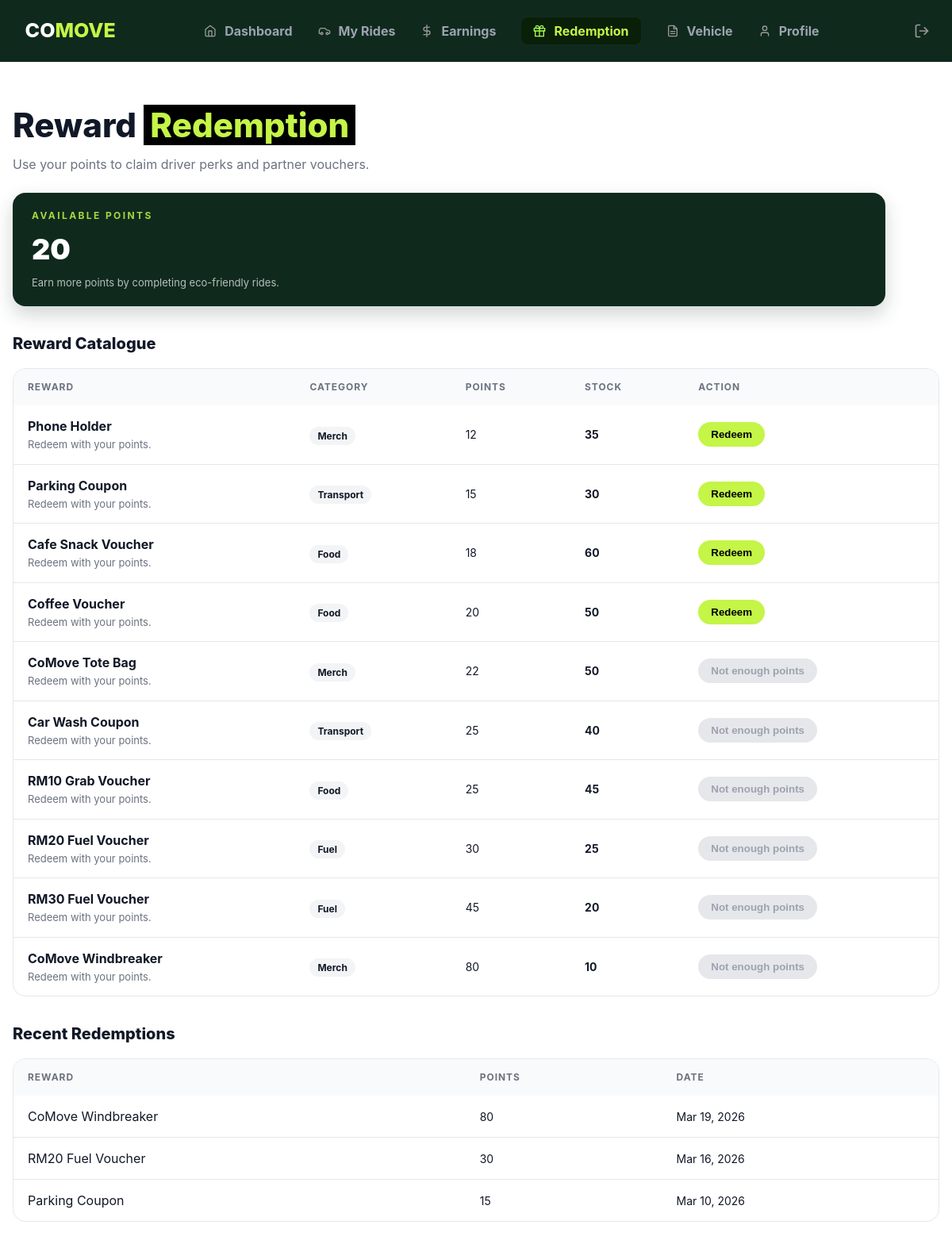
The app's page /src/roles/driver/redemption.php (signed in), older data.
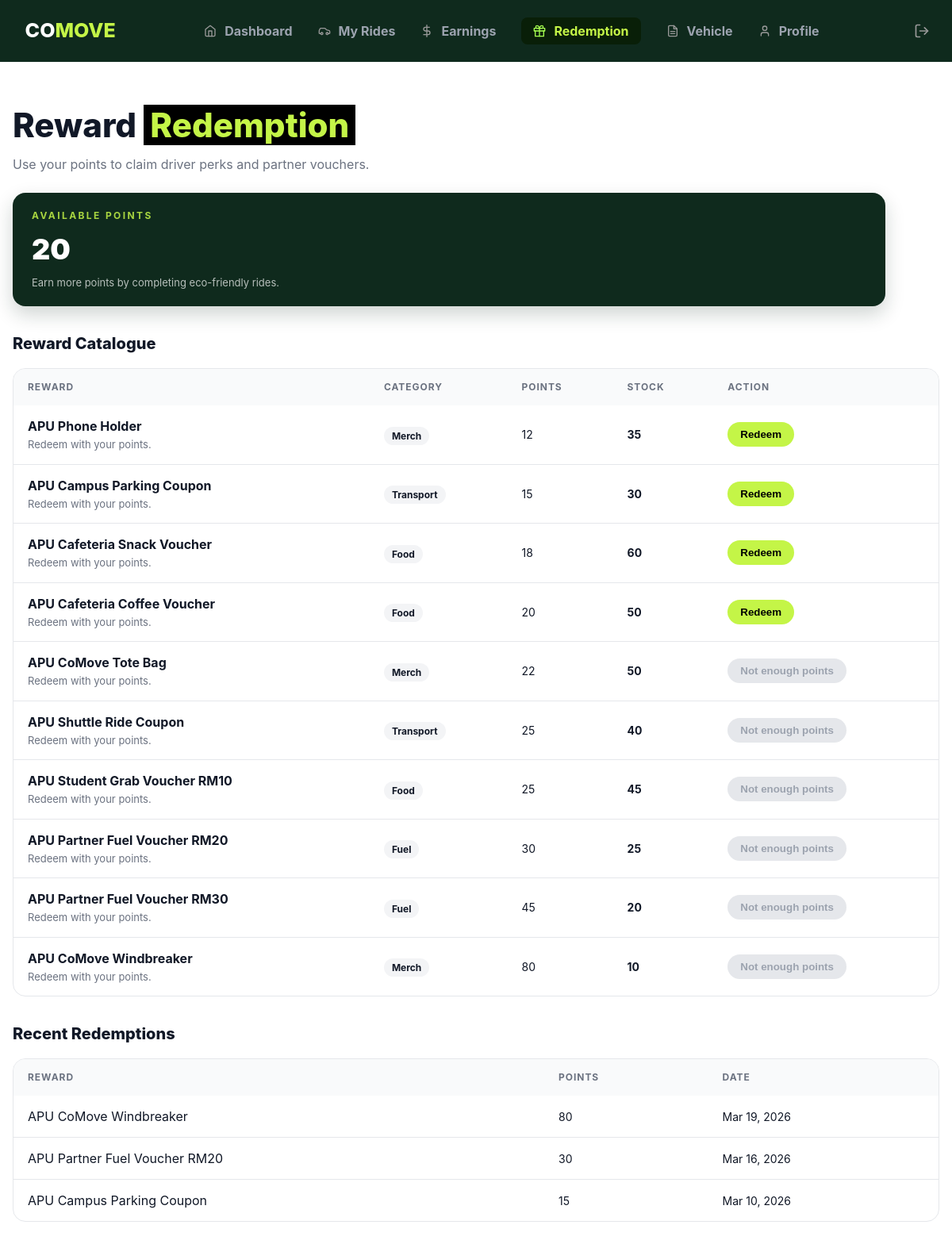
The same page, newer data.
### tables this page shows
CREATE TABLE REWARD (
    reward_id INT AUTO_INCREMENT PRIMARY KEY,
    reward_pic MEDIUMBLOB,
    reward_name NVARCHAR(50) NOT NULL,
    points_required INT NOT NULL,
    category VARCHAR(50) NOT NULL,
    stock INT NOT NULL DEFAULT 0
);

CREATE TABLE DRIVER_REDEMPTION (
    redemption_id INT AUTO_INCREMENT PRIMARY KEY,
    driver_id INT NOT NULL,
    reward_id INT NOT NULL,
    redeemed_at DATETIME NOT NULL DEFAULT CURRENT_TIMESTAMP,
    FOREIGN KEY (driver_id) REFERENCES DRIVER(driver_id),
    FOREIGN KEY (reward_id) REFERENCES REWARD(reward_id)
);

### src/roles/driver/redemption.php (the view, shortened to what this page needs)
<?php
include "../../config/conn.php";
$driverId = isset($_SESSION['user_id']) ? trim((string) $_SESSION['user_id']) : '';
$driverIdSafe = mysqli_real_escape_string($dbConn, $driverId);
function escapeHtml(string $value): string
{
    return htmlspecialchars($value, ENT_QUOTES, 'UTF-8');
}
$driverPoints = 0;
$pointsSql = "SELECT COALESCE(SUM(points_change), 0) AS total_points FROM DRIVER_GREEN_POINT_LOG WHERE driver_id = '" . $driverIdSafe . "'";
$pointsResult = mysqli_query($dbConn, $pointsSql);
if ($pointsResult && ($pointsRow = mysqli_fetch_array($pointsResult))) {
    $driverPoints = (int) ($pointsRow['total_points'] ?? 0);
}
$rewardRows = [];
$rewardSql = "SELECT reward_id, reward_name, points_required, category, stock FROM REWARD WHERE stock > 0 ORDER BY points_required ASC, reward_name ASC";
$rewardResult = mysqli_query($dbConn, $rewardSql);
if ($rewardResult) {
    while ($row = mysqli_fetch_array($rewardResult)) {
        $rewardRows[] = $row;
    }
}
$historyRows = [];
$historySql = "SELECT r.reward_name, r.points_required, dr.redeemed_at
               FROM DRIVER_REDEMPTION dr
               JOIN REWARD r ON dr.reward_id = r.reward_id
               WHERE dr.driver_id = '" . $driverIdSafe . "'
               ORDER BY dr.redeemed_at DESC
               LIMIT 10";
$historyResult = mysqli_query($dbConn, $historySql);
if ($historyResult) {
    while ($row = mysqli_fetch_array($historyResult)) {
        $historyRows[] = $row;
    }
}
?>
<!DOCTYPE html>
<html lang="en">
<head>
  <link rel="stylesheet" href="../../public-assets/style.css">
  <link rel="stylesheet" href="redemption.css">
</head>
<body>
  <nav class="mainNav">
    <div class="insideNav">
      <a href="dashboard.php" class="logo">CO<span>MOVE</span></a>
      <div class="navContents">
        <a href="dashboard.php" class="navContent"><img src="../../public-assets/icons/home.svg" width="16" height="16" class="icon-img" alt="" aria-hidden="true">
          Dashboard</a>
        <a href="my-rides.php" class="navContent"><img src="../../public-assets/icons/car.svg" width="16" height="16" class="icon-img" alt="" aria-hidden="true"> My Rides</a>
        <a href="earnings.php" class="navContent"><img src="../../public-assets/icons/dollar-sign.svg" width="16" height="16" class="icon-img" alt="" aria-hidden="true"> Earnings</a>
        <a href="redemption.php" class="currentNav"><img src="../../public-assets/icons/gift.svg" width="16" height="16" class="icon-img" alt="" aria-hidden="true"> Redemption</a>
        <a href="vehicle.php" class="navContent"><img src="../../public-assets/icons/file-text.svg" width="16" height="16" class="icon-img" alt="" aria-hidden="true"> Vehicle</a>
        <a href="profile.php" class="navContent"><img src="../../public-assets/icons/user.svg" width="16" height="16" class="icon-img" alt="" aria-hidden="true"> Profile</a>
      </div>
      <div class="nav-actions"><a href="../../../index.php" class="nav-logout" title="Log out"><img src="../../public-assets/icons/log-out.svg" width="20" height="20" class="icon-img" alt="" aria-hidden="true"></a></div>
    </div>
  </nav>
  <main class="dashboardMain">
    <div class="pageHeader">
      <div class="pageTitleBlock">
        <h1 class="pageTitle">Reward <span>Redemption</span></h1>
        <p class="pageSubtitle">Use your points to claim driver perks and partner vouchers.</p>
      </div>
      <div class="pointsCard">
        <p class="pointsLabel">AVAILABLE POINTS</p>
        <p class="pointsValue"><?php echo number_format($driverPoints); ?></p>
        <p class="pointsHint">Earn more points by completing eco-friendly rides.</p>
      </div>
    </div>
    <section class="section">
      <div class="sectionHeader">
        <h2>Reward Catalogue</h2>
      </div>
      <div class="rewardTableWrap">
        <table class="rewardTable">
          <thead>
            <tr>
              <th>Reward</th>
              <th>Category</th>
              <th>Points</th>
              <th>Stock</th>
              <th>Action</th>
            </tr>
          </thead>
          <tbody>
            <?php
            if (count($rewardRows) === 0) {
                echo "<tr><td colspan='5'>No rewards available right now.</td></tr>";
            } else {
                foreach ($rewardRows as $row) {
                    $rewardName = (string) ($row['reward_name'] ?? '');
                    $pointsRequired = (int) ($row['points_required'] ?? 0);
                    $category = trim((string) ($row['category'] ?? ''));
                    $stock = (int) ($row['stock'] ?? 0);
                    $canRedeem = $driverPoints >= $pointsRequired;
                    $buttonLabel = $canRedeem ? 'Redeem' : 'Not enough points';
                    $buttonDisabled = $canRedeem ? '' : ' disabled';
                    $categoryLabel = $category === '' ? 'General' : $category;
                    ?>
                    <tr>
                      <td data-label="Reward">
                        <div class="rewardName"><?php echo escapeHtml($rewardName); ?></div>
                        <div class="rewardDesc">Redeem with your points.</div>
                      </td>
                      <td data-label="Category"><span class="rewardBadge"><?php echo escapeHtml($categoryLabel); ?></span></td>
                      <td data-label="Points" class="mono"><?php echo number_format($pointsRequired); ?></td>
                      <td data-label="Stock" class="stock mono"><?php echo $stock; ?></td>
                      <td data-label="Action">
                        <form method="post" action="redemption.php">
                          <button class="btn"<?php echo $buttonDisabled; ?>><?php echo $buttonLabel; ?></button>
                        </form>
                      </td>
                    </tr>
                    <?php
                }
            }
            ?>
          </tbody>
        </table>
      </div>
    </section>
    <section class="section">
      <div class="sectionHeader">
        <h2>Recent Redemptions</h2>
      </div>
      <div class="historyTableWrap">
        <table class="historyTable">
          <thead>
            <tr>
              <th>Reward</th>
              <th>Points</th>
              <th>Date</th>
            </tr>
          </thead>
          <tbody>
            <?php
            if (count($historyRows) === 0) {
                echo "<tr><td colspan='3'>No redemptions yet.</td></tr>";
            } else {
                foreach ($historyRows as $row) {
                    $rewardName = (string) ($row['reward_name'] ?? '');
                    $pointsRequired = (int) ($row['points_required'] ?? 0);
                    $redeemedAt = (string) ($row['redeemed_at'] ?? '');
                    $dateLabel = $redeemedAt !== '' ? date('M d, Y', strtotime($redeemedAt)) : '-';
                    echo "<tr>";
                    echo "<td data-label='Reward'>" . escapeHtml($rewardName) . "</td>";
                    echo "<td data-label='Points' class='mono'>" . number_format($pointsRequired) . "</td>";
                    echo "<td data-label='Date' class='mono'>" . escapeHtml($dateLabel) . "</td>";
                    echo "</tr>";
                }
            }
            ?>
          </tbody>
        </table>
      </div>
    </section>
  </main>
</body>
</html>

### src/public-assets/style.css (style rules this page uses)
*, *::before, *::after { margin: 0; padding: 0; box-sizing: border-box; }
:root { --forest: #0f2a1d; --lime: #c4f547; --lime-50:#abd53f; --black: #000000; --white: #ffffff; --gray-50: #f9fafb; --gray-100: #f3f4f6; --gray-200: #e5e7eb; --gray-300: #d1d5db; --gray-400: #9ca3af; --gray-500: #6b7280; --gray-600: #4b5563; --gray-700: #374151; --gray-800: #1f2937; --gray-900: #111827; --red-50: #fef2f2; --red-100: #fee2e2; --red-200: #fecaca; --red-500: #ef4444; --red-600: #dc2626; --red-700: #b91c1c; --green-50: #f0fdf4; --green-100: #dcfce7; --green-600: #16a34a; --green-700: #15803d; --yellow-100: #fef9c3; --yellow-400: #facc15; --yellow-600: #ca8a04; --yellow-700: #a16207; --yellow-800: #854d0e; --blue-100: #dbeafe; --blue-700: #1d4ed8; --purple-100: #f3e8ff; --purple-700: #7e22ce; --font-sans: "Inter", system-ui, -apple-system, sans-serif; --font-display: Impact, Haettenschweiler, "Arial Narrow Bold", sans-serif; }
html { scroll-behavior: smooth; }
body { font-family: var(--font-sans); color: var(--gray-900); background: var(--white); line-height: 1.5; -webkit-font-smoothing: antialiased; -moz-osx-font-smoothing: grayscale; }
a { color: inherit; text-decoration: none; }
img { max-width: 100%; display: block; }
.nav-actions { display: flex; align-items: center; gap: 8px; }
.nav-logout { display: inline-flex; align-items: center; justify-content: center; padding: 8px; border-radius: 8px; transition: all 0.2s; }
.icon-img { display: inline-block; vertical-align: middle; flex-shrink: 0; }

Row changes from the older to the newer data that the page shows:
changed reward: reward_name "Phone Holder" → "APU Phone Holder"
changed reward: reward_name "Parking Coupon" → "APU Campus Parking Coupon"
changed reward: reward_name "Cafe Snack Voucher" → "APU Cafeteria Snack Voucher"
changed reward: reward_name "Coffee Voucher" → "APU Cafeteria Coffee Voucher"
changed reward: reward_name "CoMove Tote Bag" → "APU CoMove Tote Bag"
changed reward: reward_name "Car Wash Coupon" → "APU Shuttle Ride Coupon"
changed reward: reward_name "RM10 Grab Voucher" → "APU Student Grab Voucher RM10"
changed reward: reward_name "RM20 Fuel Voucher" → "APU Partner Fuel Voucher RM20"
changed reward: reward_name "RM30 Fuel Voucher" → "APU Partner Fuel Voucher RM30"
changed reward: reward_name "CoMove Windbreaker" → "APU CoMove Windbreaker"
changed through a linked row, driver_redemption: reward.reward_name "CoMove Windbreaker" → "APU CoMove Windbreaker"
changed through a linked row, driver_redemption: reward.reward_name "RM20 Fuel Voucher" → "APU Partner Fuel Voucher RM20"
changed through a linked row, driver_redemption: reward.reward_name "Parking Coupon" → "APU Campus Parking Coupon"
